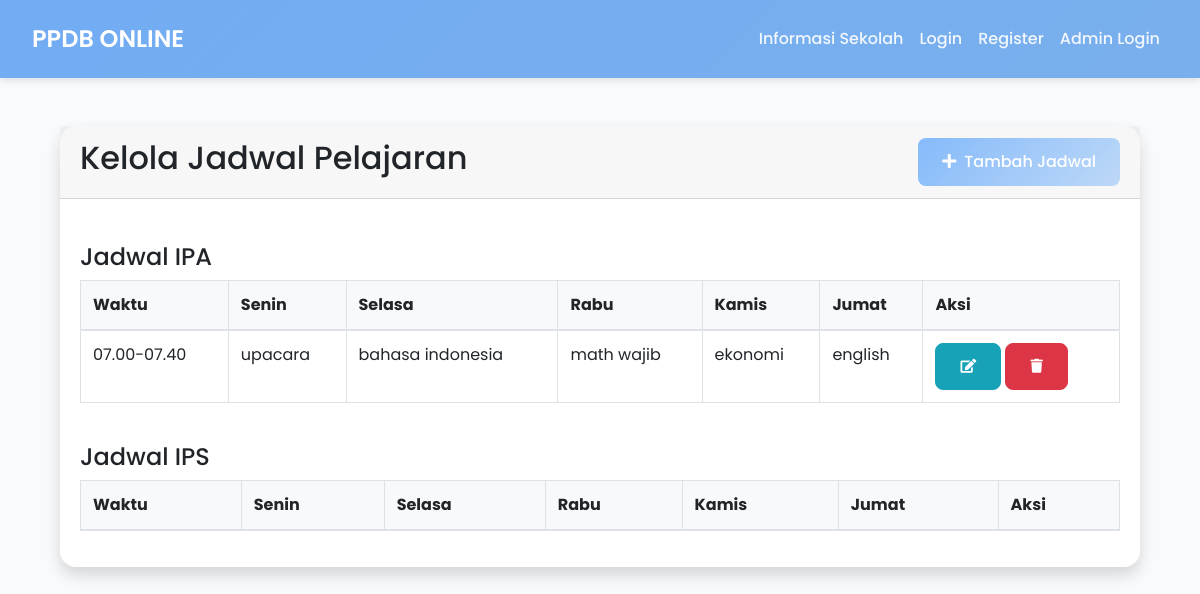
The page /admin/schedules on the database its author committed.
### models.py (models this page shows)
class Schedule(db.Model):
    id = db.Column(db.Integer, primary_key=True)
    jurusan = db.Column(db.String(50), nullable=False)
    waktu = db.Column(db.String(50), nullable=False)
    senin = db.Column(db.String(100))
    selasa = db.Column(db.String(100))
    rabu = db.Column(db.String(100))
    kamis = db.Column(db.String(100))
    jumat = db.Column(db.String(100))

### factory.py (the view)
    @app.route('/admin/schedules')
    def admin_schedules():
        from models import Schedule
        schedules = Schedule.query.all()
        return render_template('admin_schedules.html', schedules=schedules)

### templates/admin_schedules.html (shortened to what this page needs)
{% extends "base.html" %}
{% block content %}
<div class="container mt-5">
    <div class="card shadow">
        <div class="card-header d-flex justify-content-between align-items-center">
            <h2>Kelola Jadwal Pelajaran</h2>
            <button class="btn btn-primary" data-toggle="modal" data-target="#addScheduleModal">
                <i class="fas fa-plus mr-2"></i>Tambah Jadwal
            </button>
        </div>
        <div class="card-body">
            {% for jurusan in ['IPA', 'IPS'] %}
            <h4 class="mt-4">Jadwal {{ jurusan }}</h4>
            <div class="table-responsive">
                <table class="table table-bordered">
                    <thead class="bg-light">
                        <tr>
                            <th>Waktu</th>
                            <th>Senin</th>
                            <th>Selasa</th>
                            <th>Rabu</th>
                            <th>Kamis</th>
                            <th>Jumat</th>
                            <th>Aksi</th>
                        </tr>
                    </thead>
                    <tbody>
                        {% for schedule in schedules if schedule.jurusan == jurusan %}
                        <tr>
                            <td>{{ schedule.waktu }}</td>
                            <td>{{ schedule.senin }}</td>
                            <td>{{ schedule.selasa }}</td>
                            <td>{{ schedule.rabu }}</td>
                            <td>{{ schedule.kamis }}</td>
                            <td>{{ schedule.jumat }}</td>
                            <td>
                                <button class="btn btn-info btn-sm" onclick="openEditModal('{{ schedule.id }}', '{{ schedule.waktu }}', '{{ schedule.senin }}', '{{ schedule.selasa }}', '{{ schedule.rabu }}', '{{ schedule.kamis }}', '{{ schedule.jumat }}')">
                                    <i class="fas fa-edit"></i>
                                </button>
                                <form action="{{ url_for('delete_schedule', id=schedule.id) }}" method="POST" style="display:inline;">
                                    <button type="submit" class="btn btn-danger btn-sm" onclick="return confirm('Yakin ingin menghapus?')">
                                        <i class="fas fa-trash"></i>
                                    </button>
                                </form>
                            </td>
                        </tr>
                        {% endfor %}
                    </tbody>
                </table>
            </div>
            {% endfor %}
        </div>
    </div>
</div>
{% endblock %}

### templates/base.html (style rules this page uses)
:root { --primary: #a8c7ed; --secondary: #bdd8f7; --success: #c3e6d3; --warning: #f7e9c3; --danger: #f7c3c3; --background: #f8fafc; }
body { font-family: 'Poppins', sans-serif; background-color: var(--background); }
.btn { padding: 0.75rem 1.5rem; border-radius: 0.5rem; font-weight: 500; transition: all 0.3s ease; }
.btn-primary { background: linear-gradient(135deg, #85bafa, #bdd8f7); border: none; }
.card { border: none; border-radius: 1rem; box-shadow: 0 4px 6px -1px rgba(0, 0, 0, 0.1); transition: transform 0.3s ease; }

### rows shown on the page
Schedule: waktu "07.00-07.40", senin "upacara", selasa "bahasa indonesia", rabu "math wajib", kamis "ekonomi", jumat "english"

### other values the page prints
{{ jurusan }} "IPA" "IPS"
